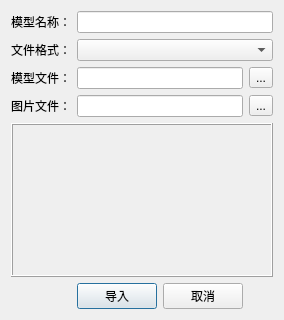
<?xml version="1.0" encoding="UTF-8"?>
<ui version="4.0">
 <class>ImportModel</class>
 <widget class="QDialog" name="ImportModel">
  <property name="geometry">
   <rect>
    <x>0</x>
    <y>0</y>
    <width>270</width>
    <height>320</height>
   </rect>
  </property>
  <property name="windowTitle">
   <string>Dialog</string>
  </property>
  <layout class="QGridLayout" name="gridLayout">
   <item row="1" column="0">
    <widget class="QLabel" name="fileFormatLabel">
     <property name="text">
      <string>文件格式：</string>
     </property>
    </widget>
   </item>
   <item row="2" column="3">
    <widget class="QToolButton" name="fileSelectToolButton">
     <property name="text">
      <string>...</string>
     </property>
    </widget>
   </item>
   <item row="4" column="0" colspan="4">
    <widget class="QFrame" name="imageFrame">
     <property name="frameShape">
      <enum>QFrame::Box</enum>
     </property>
     <property name="frameShadow">
      <enum>QFrame::Raised</enum>
     </property>
     <widget class="QLabel" name="imageLabel">
      <property name="geometry">
       <rect>
        <x>0</x>
        <y>0</y>
        <width>251</width>
        <height>161</height>
       </rect>
      </property>
      <property name="sizePolicy">
       <sizepolicy hsizetype="Maximum" vsizetype="Maximum">
        <horstretch>0</horstretch>
        <verstretch>0</verstretch>
       </sizepolicy>
      </property>
      <property name="text">
       <string/>
      </property>
     </widget>
    </widget>
   </item>
   <item row="0" column="1" colspan="3">
    <widget class="QLineEdit" name="modelNameLineEdit"/>
   </item>
   <item row="6" column="1">
    <widget class="QPushButton" name="importButton">
     <property name="text">
      <string>导入</string>
     </property>
    </widget>
   </item>
   <item row="2" column="1" colspan="2">
    <widget class="QLineEdit" name="modelFileLineEdit"/>
   </item>
   <item row="0" column="0">
    <widget class="QLabel" name="modelNameLabel">
     <property name="text">
      <string>模型名称：</string>
     </property>
    </widget>
   </item>
   <item row="1" column="1" colspan="3">
    <widget class="QComboBox" name="fileFormatComboBox"/>
   </item>
   <item row="6" column="2">
    <widget class="QPushButton" name="cancelButton">
     <property name="text">
      <string>取消</string>
     </property>
    </widget>
   </item>
   <item row="2" column="0">
    <widget class="QLabel" name="modelFileLabel">
     <property name="text">
      <string>模型文件：</string>
     </property>
    </widget>
   </item>
   <item row="3" column="0">
    <widget class="QLabel" name="imageFilelabel">
     <property name="text">
      <string>图片文件：</string>
     </property>
    </widget>
   </item>
   <item row="3" column="1" colspan="2">
    <widget class="QLineEdit" name="imageFileLineEdit"/>
   </item>
   <item row="3" column="3">
    <widget class="QToolButton" name="imageFileToolButton">
     <property name="text">
      <string>...</string>
     </property>
    </widget>
   </item>
  </layout>
 </widget>
 <resources/>
 <connections/>
</ui>
